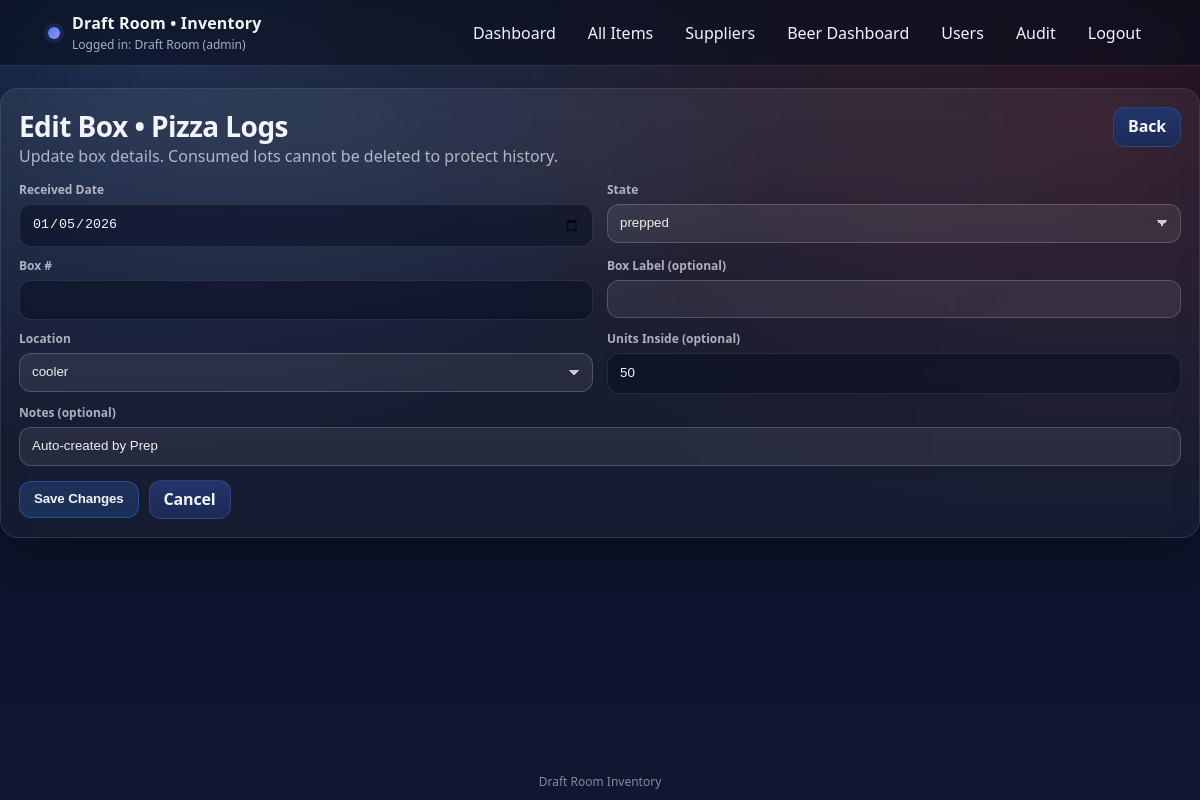
/lots/17/edit (signed in), run on an earlier commit of the app's database.
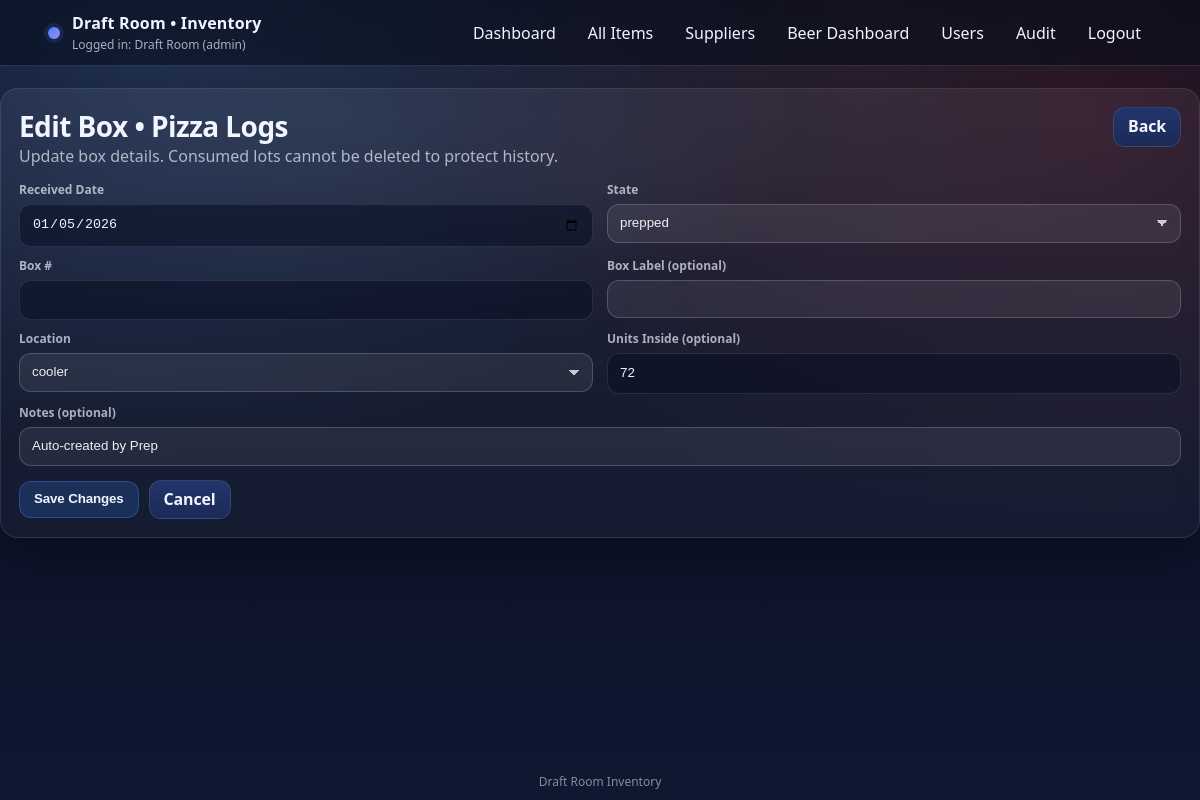
And on a later commit of the database.
### app.py (models this page shows)
class InventoryLot(db.Model):
    __tablename__ = "inventory_lots"
    id = db.Column(db.Integer, primary_key=True)
    item_id = db.Column(db.Integer, db.ForeignKey("items.id"), nullable=False)
    lot_number = db.Column(db.Integer, nullable=True)
    lot_label = db.Column(db.String(60), nullable=True)
    received_date = db.Column(db.Date, nullable=False, default=date.today)
    quantity = db.Column(db.Float, nullable=False, default=1.0)
    count_units = db.Column(db.Integer, nullable=True)
    unit_cost = db.Column(db.Float, nullable=True)
    storage = db.Column(db.String(20), nullable=False, default="cooler")  # freezer|cooler|out
    state = db.Column(db.String(20), nullable=False, default="raw")       # raw|prepped
    expiration_override = db.Column(db.Date, nullable=True)
    notes = db.Column(db.String(400), nullable=True)
    is_consumed = db.Column(db.Boolean, nullable=False, default=False)
    created_at = db.Column(db.DateTime, nullable=False, default=utcnow)

### app.py (the view)
@app.get("/lots/<int:lot_id>/edit")
def lot_edit(lot_id: int):
    guard = require_inventory_edit()
    if guard:
        return guard
    lot = InventoryLot.query.get_or_404(lot_id)
    item = Item.query.get_or_404(lot.item_id)
    return render_template("lot_edit.html", lot=lot, item=item)

### app.py (called while the page is built)
def role_rank(role: str | None) -> int:
    if not role:
        return 0
    return ROLE_RANK.get(role.strip().lower(), 0)

def current_user() -> Optional["User"]:
    uid = session.get("user_id")
    if not uid:
        return None
    try:
        return User.query.get(int(uid))
    except Exception:
        return None

def current_user_role() -> str:
    if session.get("break_glass_admin") is True:
        return "admin"
    u = current_user()
    if not u:
        return ""
    return (u.role or "").lower()

def is_logged_in() -> bool:
    return (session.get("break_glass_admin") is True) or (session.get("user_id") is not None)

def can_manage_users() -> bool:
    return current_user_role() == "admin"

def can_edit_inventory() -> bool:
    return role_rank(current_user_role()) >= ROLE_RANK["manager"]

def require_inventory_edit():
    if not is_logged_in():
        return redirect("/login")
    if session.get("break_glass_admin") is True:
        return None
    if not can_edit_inventory():
        flash("Manager or Admin required for changes.", "error")
        return redirect("/")
    return None

### templates/lot_edit.html (shortened to what this page needs)
{% extends "base.html" %}
{% block content %}
<section class="card">
  <div class="cardhead">
    <div>
      <h1>Edit Box • {{ item.name }}</h1>
      <span class="muted">Update box details. Consumed lots cannot be deleted to protect history.</span>
    </div>
    <div class="actions">
      <a class="btn" href="/items/{{ item.id }}/lots">Back</a>
    </div>
  </div>
  <form method="POST" action="/lots/{{ lot.id }}/edit" class="form">
    <div class="grid2">
      <div class="field">
        <label>Received Date</label>
        <input class="input" type="date" name="received_date"
               value="{{ lot.received_date.strftime('%Y-%m-%d') if lot.received_date else today }}" required>
      </div>
      <div class="field">
        <label>State</label>
        <select class="input" name="state">
          <option value="prepped" {% if (lot.state or '') == 'prepped' %}selected{% endif %}>prepped</option>
        </select>
      </div>
    </div>
    <div class="grid2" style="margin-top:10px;">
      <div class="field">
        <label>Box #</label>
        <input class="input" type="number" name="lot_number" value="{{ lot.lot_number or '' }}">
      </div>
      <div class="field">
        <label>Box Label (optional)</label>
        <input class="input" name="lot_label" value="{{ lot.lot_label or '' }}">
      </div>
    </div>
    <div class="grid2" style="margin-top:10px;">
      <div class="field">
        <label>Location</label>
        <select class="input" name="storage">
          <option value="cooler" {% if (lot.storage or '') == 'cooler' %}selected{% endif %}>cooler</option>
        </select>
      </div>
      <div class="field">
        <label>Units Inside (optional)</label>
        <input class="input" type="number" min="0" name="count_units"
               value="{{ lot.count_units if lot.count_units is not none else '' }}">
      </div>
    </div>
    <div class="field" style="margin-top:10px;">
      <label>Notes (optional)</label>
      <input class="input" name="notes" value="{{ lot.notes or '' }}">
    </div>
    <div class="actions" style="margin-top:14px;">
      <button class="btn primary" type="submit">Save Changes</button>
      <a class="btn" href="/items/{{ item.id }}/lots">Cancel</a>
    </div>
  </form>
</section>
{% endblock %}

What changed in the data, as far as the page shows it:
changed InventoryLot "prepped": count_units "50" → "72"
